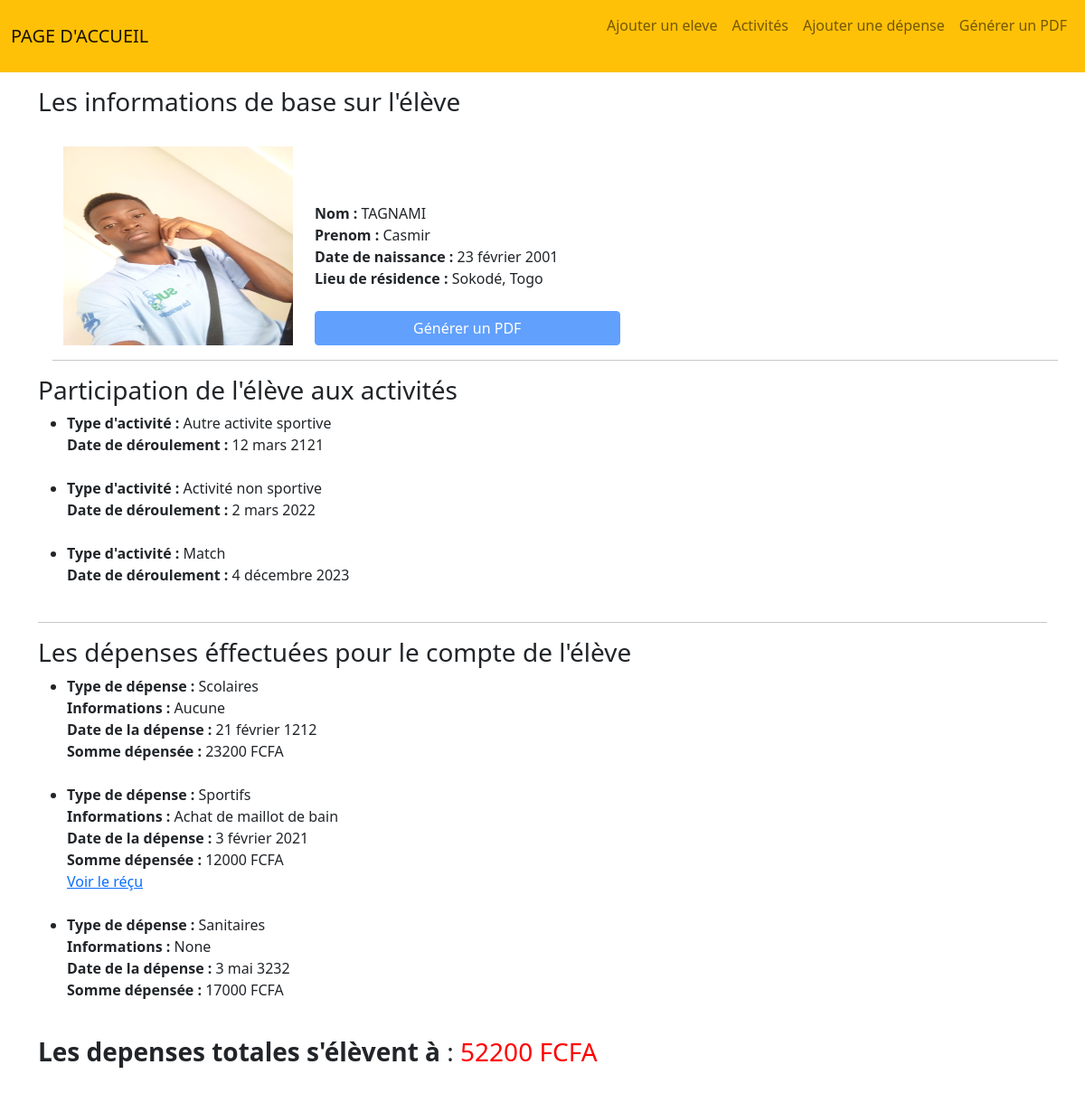
The page /TAGNAMI/Casmir/ on the database its author committed.
### gestion/models.py (models this page shows, shortened)
class Eleve(models.Model):
    profil = models.ImageField(verbose_name="Photo de profil", upload_to="profils", blank=True, null=True)
    nom = models.CharField(verbose_name="Nom", max_length=128)
    prenom = models.CharField(verbose_name="Prenom", max_length=128)
    dateNaiss = models.DateField(verbose_name="Date de naissanse")
    residence = models.CharField(verbose_name="Lieu de résidence", max_length=50)

class Activite(models.Model):
    choix = [
        ("Entrainement", "Entrainement"), ("Match", "Match"), ("Autre activite sportive", "Autre activite sportive"),
        ("Activité non sportive", "Activité non sportive"),
    ]
    images = models.ImageField(verbose_name="Image de l'activité", upload_to="activite", blank=True, null=True)
    type = models.CharField(verbose_name="Type d'activité", max_length=40, choices=choix)
    eleves = models.ManyToManyField(Eleve, verbose_name="Participants", null=True, blank=True)
    description = models.CharField(verbose_name="Description",default="Aucune",  max_length=255, null=True, blank=True)
    date = models.DateField(verbose_name="Date de l'activité", max_length=255)

class Depense(models.Model):
    choix = [
        ("Sanitaires", "Sanitaires"), ("Scolaires", "Scolaires"), ("Sportifs", "Sportifs"),
        ("Autres", "Autres"),
    ]
    recu = models.ImageField(verbose_name="Réçu de paiement", upload_to="recu", blank=True, null=True)
    type = models.CharField(verbose_name="Type de dépense", max_length=40, choices=choix)
    eleve = models.ForeignKey(Eleve, on_delete=models.CASCADE, verbose_name="Personne concernée")
    infos = models.CharField(verbose_name="Infos supplémentaires", max_length=255, null=True, blank=True)
    date = models.DateField(verbose_name="Effectuée le ", max_length=255)
    montant = models.IntegerField(default=0)

### gestion/views.py (the view)
# urls.py: path('<str:nom>/<str:prenom>/', details_eleve, name="details_eleve"),
def details_eleve(request, nom, prenom):
    eleve = get_object_or_404(Eleve, nom=nom, prenom=prenom)
    activites = eleve.activite_set.all()
    depenses = eleve.depense_set.all()
    depense_total = sum([depense.montant for depense in depenses])
    return render(request, 'gestion/details.html', {"eleve": eleve, "activites": activites, "depenses": depenses, "depense_total":depense_total})

### gestion/templates/gestion/details.html
{% extends 'base.html' %}
{% block content %}
   <h3>Les informations de base sur l'élève</h3> <br>
    <div class="row ms-3 align-items-end">
        <img class="col-4 col-md-3 mb-3" src="{{ eleve.profil.url }}" alt="" style="height: 220px;">
        <div class="col mb-3">
            <b>Nom : </b> {{ eleve.nom }} <br>
            <b>Prenom : </b> {{ eleve.prenom }} <br>
            <b>Date de naissance : </b> {{ eleve.dateNaiss }} <br>
            <b>Lieu de résidence : </b> {{ eleve.residence }} <br> <br>
            <a class="btn btn-primary col-md-5 col-6 disabled" target="_blank" class="nav-link" href="{% url 'generer_pdf' %}">Générer un PDF</a> <br>
        </div> <hr>
    </div>
    <h3>Participation de l'élève aux activités</h3>
    <ul>
    {% for activite in activites %}
        <li>
            <b>Type d'activité : </b>{{activite.type }} <br>
            <b>Date de déroulement : </b>{{activite.date }} <br> <br>
        </li>
    {% endfor %}
    </ul><hr>
    <h3>Les dépenses éffectuées pour le compte de l'élève</h3>
    <ul>
    {% for depense in depenses %}
        <li>
            <b>Type de dépense : </b>{{depense.type }} <br>
            <b>Informations : </b>{{depense.infos }} <br>
            <b>Date de la dépense : </b>{{depense.date }} <br>
            <b>Somme dépensée : </b>{{ depense.montant }} FCFA<br>
            {% if depense.recu %}<a target="_blank" href="{{ depense.recu.url }}">Voir le réçu</a>{% endif %}
        </li> <br>
    {% endfor %}
    </ul>
    <h3> <b>Les depenses totales s'élèvent à</b> : <span style="color:red;">{{depense_total}} FCFA</span></h3> <br> <br>
{% endblock %}

### templates/base.html (shortened to what this page needs)
<!DOCTYPE html>
<html lang="en">
<head>
    {% load static %}
    <link rel="stylesheet" href="{% static 'gestion/css/bootstrap.css' %}">
    <link rel="stylesheet" href="{% static 'gestion/css/style.css' %}">
</head>
<body>
    <nav class="navbar fixed-top  navbar-expand-lg navbar-light bg-warning">
        <div class="container-fluid">
            <a class="navbar-brand align-self-center" href="{% url 'accueil' %}">PAGE D'ACCUEIL</a>
            <div id="contenu" class="collapse navbar-collapse justify-content-end ">
                <ul class="navbar-nav">
                    <li class="nav-item">
                        <a class="nav-link" href="{% url 'ajouter_eleve' %}">Ajouter un eleve</a>
                    </li>
                    <li class="nav-item">
                        <a class="nav-link" href="{% url 'activite' %}">Activités</a>
                    </li>
                    <li class="nav-item">
                        <a class="nav-link" href="{% url 'ajouter_depense' %}">Ajouter une dépense</a>
                    </li>
                    <li class="nav-item">
                        <a class="nav-link" target="_blank" class="nav-link" href="{% url 'generer_pdf' %}">Générer un PDF</a> <br>
                    </li>
                </ul>
            </div>
        </div>
    </nav>
    <div class="container mt-5 py-0 container-lg pt-5">
        {% block content %}
        {% endblock %}
    </div>
</body>
</html>

### rows shown on the page
Eleve: profil (picture), nom "TAGNAMI", prenom "Casmir", dateNaiss "23 février 2001", residence "Sokodé, Togo"
Activite: type "Autre activite sportive", date "12 mars 2121"
Activite: type "Activité non sportive", date "2 mars 2022"
Activite: type "Match", date "4 décembre 2023"
Depense: type "Scolaires", infos "Aucune", date "21 février 1212", montant "23200"
Depense: type "Sportifs", infos "Achat de maillot de bain", date "3 février 2021", montant "12000"
Depense: type "Sanitaires", infos "None", date "3 mai 3232", montant "17000"

### other values the page prints
{{ depense_total }} "52200"
